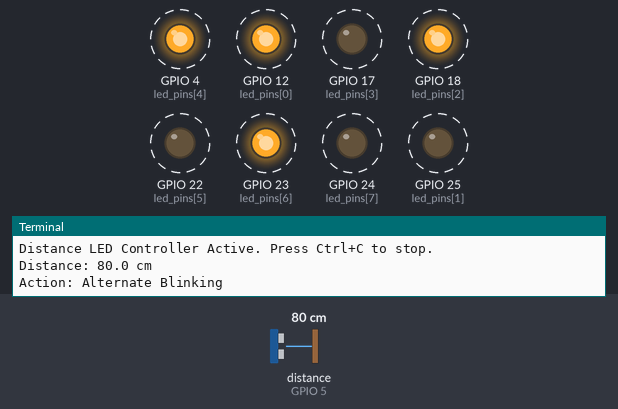
Bench run of a program on a simulated Raspberry Pi (BCM pin numbers). Parts: output pins drawn as LEDs (lit = HIGH), the last lines printed to the terminal. Dashed ring = blinking. Inputs (shaded band) come from the test bench; at power-on: distance to the obstacle (sensor on GPIO 5) 80 cm. The echo pulse lasts 58.3 µs per cm; the clock reads 2024-03-15 10:24:30 at power-on unless the program sets it; pins used as bus, display or sensor lines are not drawn.

Above: at 1.25 s.
1.8 s: distance to the obstacle (sensor on GPIO 5) set to 9 cm
At 4.6 s:
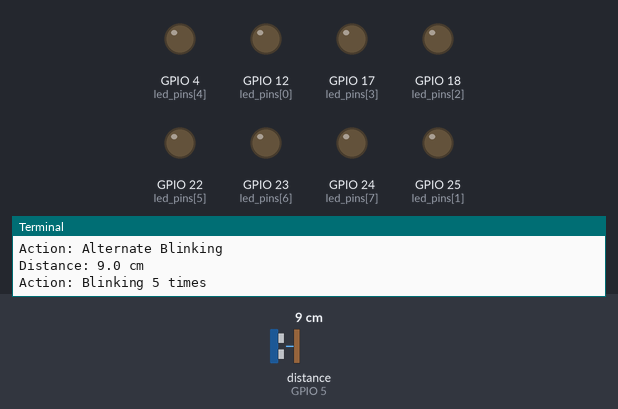
5.3 s: distance to the obstacle (sensor on GPIO 5) set to 19 cm
At 5.48 s:
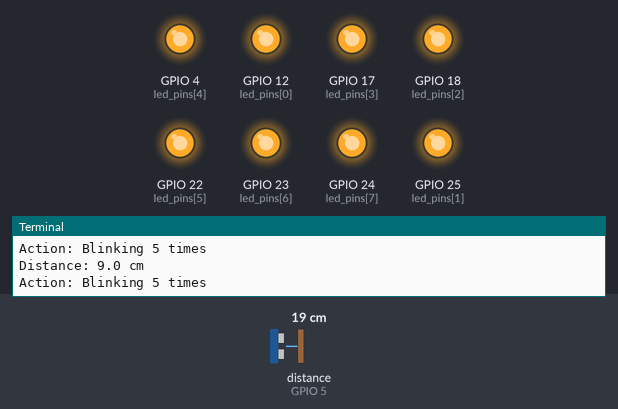
8.8 s: distance to the obstacle (sensor on GPIO 5) set to 23 cm
At 9.31 s:
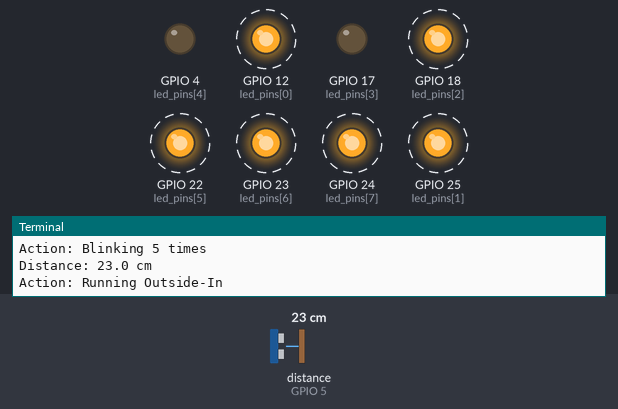
12.3 s: distance to the obstacle (sensor on GPIO 5) set to 120 cm
At 14.0 s:
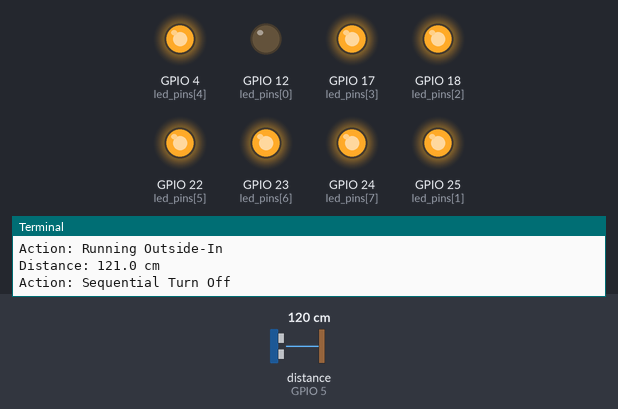
15.8 s: distance to the obstacle (sensor on GPIO 5) set to 103 cm
19.3 s: distance to the obstacle (sensor on GPIO 5) set to 97 cm
Timing chart, 0 to 23.8 s (numbered marks = the images above; inputs shaded):
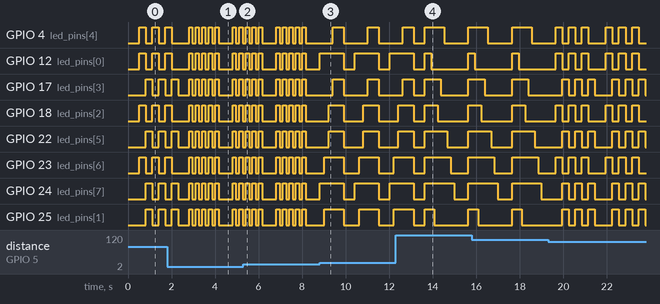

Measured:
- the behaviour switches between 20 and 21 cm on distance to the obstacle (sensor on GPIO 5) (found by bisection; images 2 and 3)

The program:

test8.py
```python
import RPi.GPIO as GPIO
import time

# --- Setup GPIO ---
GPIO.setmode(GPIO.BCM)
GPIO.setwarnings(False)

# Grouping your pins into an array for easier looping (Left to Right)
# NOTE: Please verify these match your unique 8 physical GPIO pins!
led_pins = [12, 25, 18, 17, 4, 22, 23, 24]  # Adjusted duplicates for safety

# Ultrasonic Sensor Pins
TRIG_PIN = 26
ECHO_PIN = 5

# Initialize Pins
for pin in led_pins:
    GPIO.setup(pin, GPIO.OUT)

GPIO.setup(TRIG_PIN, GPIO.OUT)
GPIO.setup(ECHO_PIN, GPIO.IN)

GPIO.output(TRIG_PIN, False)
time.sleep(0.5)

# --- Helper Functions for LED Patterns ---

def all_off():
    for pin in led_pins:
        GPIO.output(pin, False)

def all_on():
    for pin in led_pins:
        GPIO.output(pin, True)

# 1. 5 cm - 20 cm (Blink all 5 times)
def pattern_blink_all():
    for _ in range(5):
        all_on()
        time.sleep(0.15)
        all_off()
        time.sleep(0.15)

# 2. 21 cm - 50 cm (Run outside to inside)
def pattern_outside_in():
    all_off()
    for i in range(4):  # 4 steps to meet in the middle
        GPIO.output(led_pins[i], True)       # From left
        GPIO.output(led_pins[7 - i], True)   # From right
        time.sleep(0.2)
    time.sleep(0.3)
    all_off()

# 3. 51 cm - 100 cm (Alternate blinking)
def pattern_alternate():
    for _ in range(3):
        # Even indices ON, Odd OFF
        for idx, pin in enumerate(led_pins):
            GPIO.output(pin, idx % 2 == 0)
        time.sleep(0.3)
        # Odd indices ON, Even OFF
        for idx, pin in enumerate(led_pins):
            GPIO.output(pin, idx % 2 != 0)
        time.sleep(0.3)
    all_off()

# 4. 101 cm - 150 cm (All on, then turn off one by one from left to right)
def pattern_turn_off_sequence():
    all_on()
    time.sleep(0.3)
    for pin in led_pins:
        GPIO.output(pin, False)
        time.sleep(0.15)

# --- Main Logic Loop ---
print("Distance LED Controller Active. Press Ctrl+C to stop.")

try:
    while True:
        # Trigger the pulse
        GPIO.output(TRIG_PIN, True)
        time.sleep(0.00001)
        GPIO.output(TRIG_PIN, False)

        pulse_start = time.time()
        pulse_end = time.time()

        while GPIO.input(ECHO_PIN) == 0:
            pulse_start = time.time()

        while GPIO.input(ECHO_PIN) == 1:
            pulse_end = time.time()

        pulse_duration = pulse_end - pulse_start

        if pulse_duration <= 0.00001:
            print("Sensor Error: Pulse timed out.")
            all_off()
        else:
            speed_of_sound_cm = (331 + 0.6 * 25) * 100
            distance = (pulse_duration * speed_of_sound_cm) // 2
            print(f"Distance: {distance} cm")

            # --- Check distance ranges according to documentation ---

            # 5 cm - 20 cm
            if 5 <= distance <= 20:
                print("Action: Blinking 5 times")
                pattern_blink_all()

            # 21 cm - 50 cm
            elif 21 <= distance <= 50:
                print("Action: Running Outside-In")
                pattern_outside_in()

            # 51 cm - 100 cm
            elif 51 <= distance <= 100:
                print("Action: Alternate Blinking")
                pattern_alternate()

            # 101 cm - 150 cm
            elif 101 <= distance <= 150:
                print("Action: Sequential Turn Off")
                pattern_turn_off_sequence()

            # More than 150 cm
            elif distance > 150:
                print("Action: All Off")
                all_off()

        time.sleep(0.5)

except KeyboardInterrupt:
    print("\nProgram stopped.")
finally:
    GPIO.cleanup()
```
